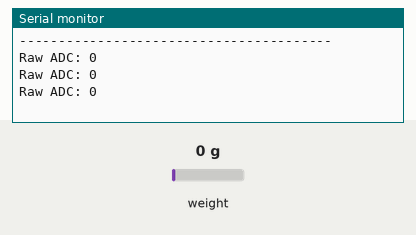
This sketch was run on a simulated ESP32. Parts: the last lines printed to the serial monitor. Inputs (shaded band) come from the test bench; at power-on: weight on the scale 0 g.

Above: at 1.5 s.
1.6 s: weight on the scale set to 100 g
At 2.4 s:
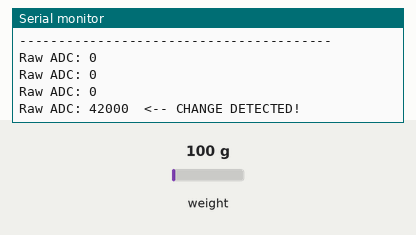
3.4 s: weight on the scale set to 1250 g
At 4.2 s:
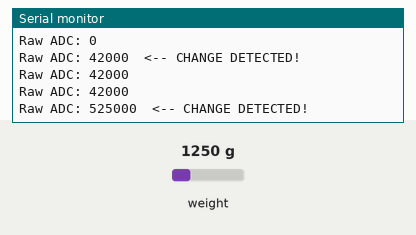
Timing chart, 0 to 6.4 s (numbered marks = the images above; inputs shaded):
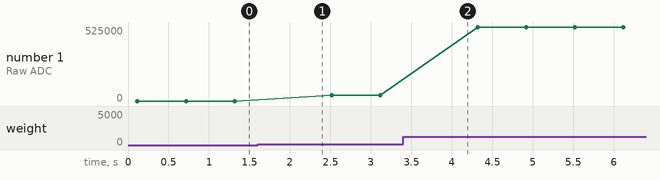

The sketch:

LoadCell_Calibration_V2.ino
```cpp
  #include "HX711.h"

  // HX711 circuit wiring
  const int LOADCELL_DOUT_PIN = 13;  // DT pin
  const int LOADCELL_SCK_PIN = 27;   // SCK pin

  HX711 scale;

  void setup() {
    Serial.begin(115200);

    // Wait for serial monitor
    unsigned long startTime = millis();
    while (!Serial && (millis() - startTime < 3000)) {
      // Wait up to 3 seconds
    }

    Serial.println("\n=== LOAD CELL VERIFICATION TEST ===");
    Serial.println("Checking if HX711 detects weight changes...");

    // Initialize the scale
    scale.begin(LOADCELL_DOUT_PIN, LOADCELL_SCK_PIN);

    if (!scale.is_ready()) {
      Serial.println("✗ HX711 not found - check wiring!");
      while (1);  // Halt
    }

    Serial.println("✓ HX711 found and ready");
    scale.set_gain(128);

    // Don't tare yet - we want to see raw values
    Serial.println("Place weight on load cell and watch for changes.");
    Serial.println("Readings are raw ADC counts (24-bit signed integer).");
    Serial.println("----------------------------------------");
  }

  void loop() {
    if (scale.is_ready()) {
      long reading = scale.read();  // Raw 24-bit ADC reading

      Serial.print("Raw ADC: ");
      Serial.print(reading);

      // Simple change detection
      static long last_reading = 0;
      if (abs(reading - last_reading) > 5) {
        Serial.print("  <-- CHANGE DETECTED!");
        last_reading = reading;
      }

      Serial.println();
    } else {
      Serial.println("HX711 not ready");
    }

    delay(500);  // Read twice per second
  }
```

Measured:
- after the input at 1.6 s, the serial monitor: prints a new line after 0.32 s (image 1)
- after the input at 3.4 s, the serial monitor: prints a new line after 0.32 s (image 2)
- plotted number 1: 0 → 42000 after the input at 1.6 s, 42000 → 525000 after the input at 3.4 s
